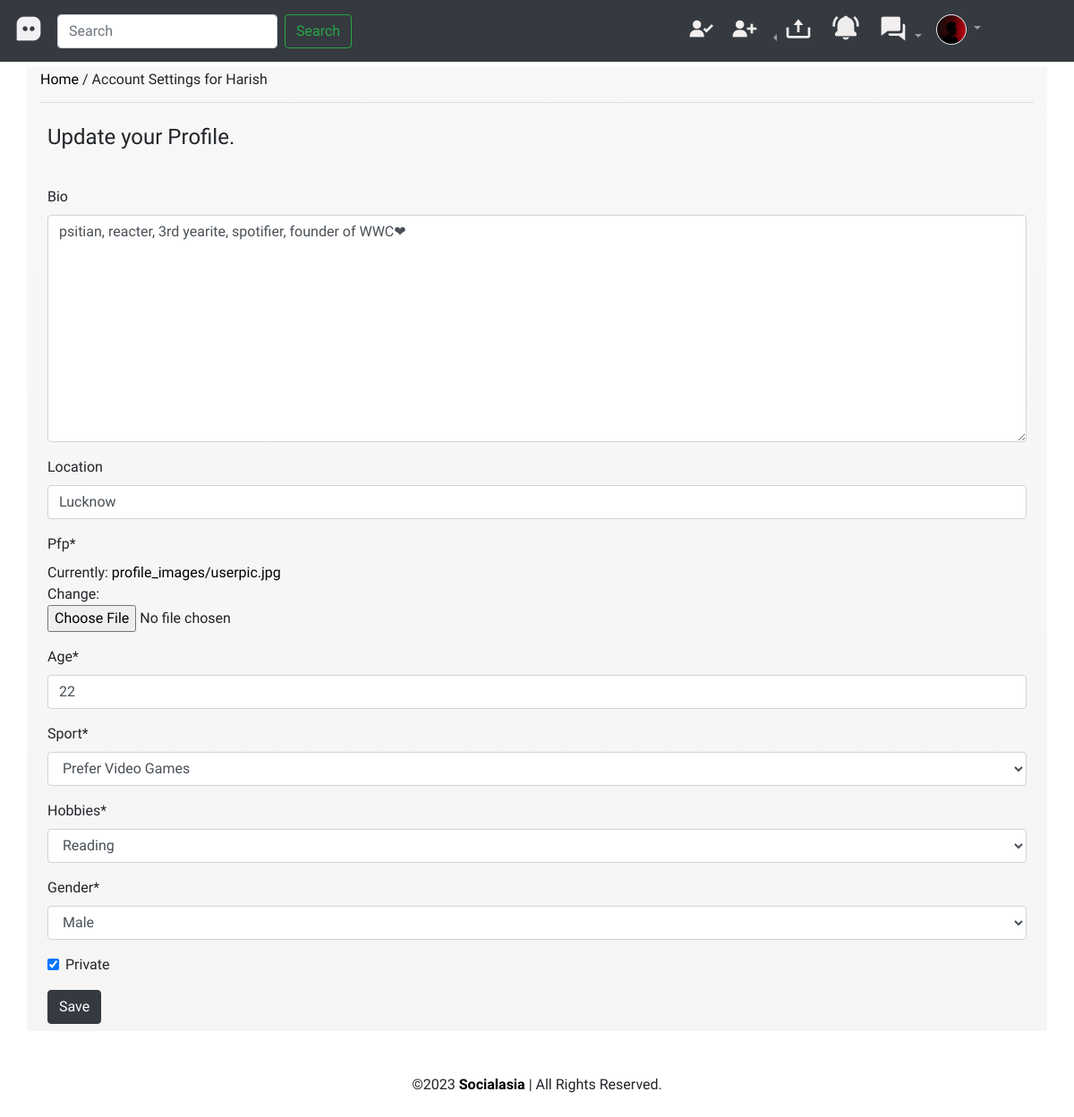
/settings/ (signed in), run on an earlier commit of the app's database.
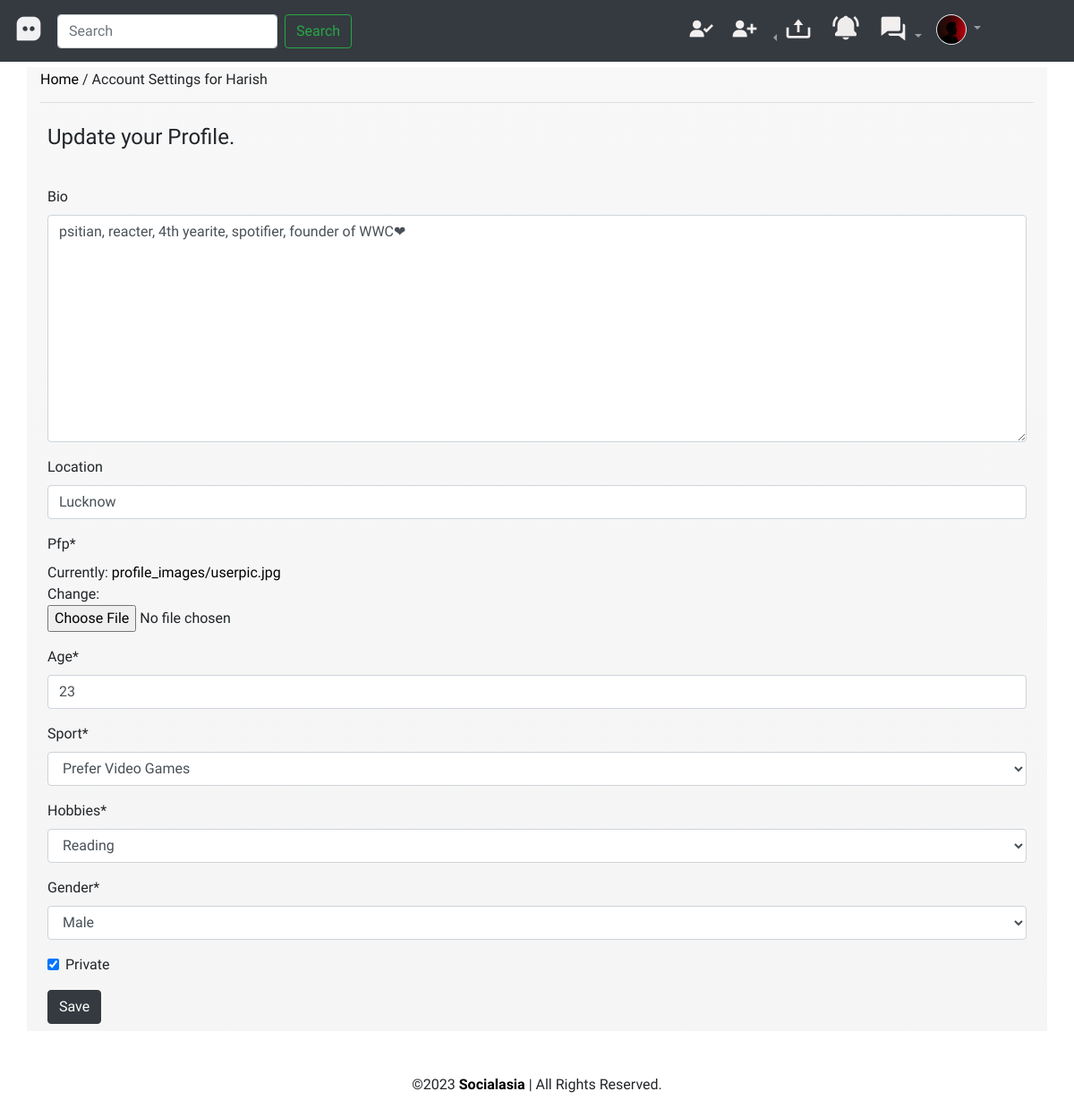
And on a later commit of the database.
### dashboard/models.py (models this page shows, shortened)
class Profile(models.Model):
    user=models.ForeignKey(User,on_delete=models.CASCADE)
    userid=models.IntegerField()
    bio=models.TextField(blank=True)
    location=models.CharField(max_length=50,blank=True)
    pfp=models.ImageField(default='avatar.jpg',upload_to='profile_images')
    sport=models.PositiveIntegerField(default=50,choices=SPORT)
    hobbies=models.PositiveIntegerField(default=80,choices=HOBBY)
    age=models.PositiveIntegerField()
    gender=models.IntegerField(default=-1,choices=GENDER)
    private=models.BooleanField(default=False)
    in_meeting=models.CharField(default='',max_length=100)
    class Meta:
        constraints=[CheckConstraint(check=Q(age__gte=18),name='age_gte_18')]

### dashboard/views.py (the view)
# urls.py: path('settings/',views.settings,name='settings'),
@login_required
def settings(request):
    userprofile=Profile.objects.get(user=request.user)
    notifics=notifications(request.user)
    notidict={'notifics':notifics}
    if request.method=='POST':
        form = ProfileUpdateForm(request.POST, request.FILES,instance=userprofile)
        if form.is_valid():
            form.save()
            return redirect('dashboard-index')
    else:
            form = ProfileUpdateForm(instance=userprofile)
    context={'userprofile':userprofile,'form':form}|notidict
    return render(request,'settings.html',context)

### dashboard/forms.py
class ProfileUpdateForm(forms.ModelForm):
    class Meta:
        model = Profile
        fields = ['bio', 'location','pfp','age','sport','hobbies','gender','private']

### dashboard/views.py (called while the page is built)
def notifications(user):
    notifics=Notification.objects.filter(ntouser=user)
    return notifics

### templates/settings.html (shortened to what this page needs)
{% extends 'base.html' %}
{% load crispy_forms_tags %}
{% load static %}
{% block content %}
<div class="container home-content">
    <h6 class="pt-1"><a href="{% url 'dashboard-index' %}">Home</a> / Account Settings for {{user.username}}</h6>
    <hr>
    <h4 class="p-2">Update your Profile.</h4>
    <div class="container my-4 p-2">
        <form action="" method="post" enctype="multipart/form-data">{% csrf_token %}
            {{ form|crispy }}
            <button type="submit" class="btn btn-dark">Save</button>
        </form>
    </div>
</div>
{% endblock content %}

### templates/navbartemp.html (shortened to what this page needs)
<header>
	<nav class="navbar fixed-top navbar-expand-lg navbar-dark bg-dark">
		<a class="navbar-brand" href="{% url 'dashboard-index' %}"><i class='bx bxs-message-square-dots logo'
				style='color:#f1f0f3'></i></a>
		{% if user.is_authenticated %}
		<div class="collapse navbar-collapse" id="navbarSupportedContent">
			<form class="form-inline my-2 my-lg-0" method="post" action="/search/"> {% csrf_token %}
				<input class="form-control mr-sm-2" type="search" placeholder="Search" aria-label="Search"
					name="username">
				<button class="btn btn-outline-success my-2 my-sm-0" type="submit">Search</button>
			</form>
			<ul class="navbar-nav ml-auto">
				<li class="nav-item">
					<a class="nav-link" href="#pirou"><i class='bx bxs-user-check piro-user'
							style='color:#f3efef'></i></a>
				</li>
				<li class="nav-item">
					<a class="nav-link" href="#otherusers"><i class='bx bxs-user-plus other-users'
							style='color:#f3efef'></i></a>
				</li>
				<li class="nav-item dropdown dropleft">
					<a class="nav-link dropdown-toggle" href="#" role="button" data-toggle="dropdown"
						aria-expanded="false">
						<i class='bx bx-upload upload' style='color:#f3efef'></i>
					</a>
				</li>
				<li class="nav-item">
					<button type="button" class="btn" data-toggle="modal" data-target="#exampleModalnotif">
						<i class='bx bxs-bell-ring bell' style='color:#efecec'></i>
					</button>
				</li>
				<li class="nav-item dropdown">
					<a class="nav-link dropdown-toggle" href="#" role="button" data-toggle="dropdown" aria-expanded="false">
						<i class='bx bxs-conversation message' style='color:#f3efef'></i>
					</a>
				  </li>
				<li class="nav-item dropdown mr-5">
					<a class="nav-link dropdown-toggle user-profile-icon mr-5" href="#" role="button"
						data-toggle="dropdown" aria-expanded="false">
						<img src="{{userprofile.pfp.url}}" class="rounded-circle img-thumbnail p-0"
							alt="{{user.username}}">
					</a>
				</li>
			</ul>
		</div>
		{% endif %}
	</nav>
</header>

What changed in the data, as far as the page shows it:
changed Profile "Lucknow": bio "psitian, reacter, 3rd yearite, spotifier, founder of WWC❤" → "psitian, reacter, 4th yearite, spotifier, founder of WWC❤"; age "22" → "23"
